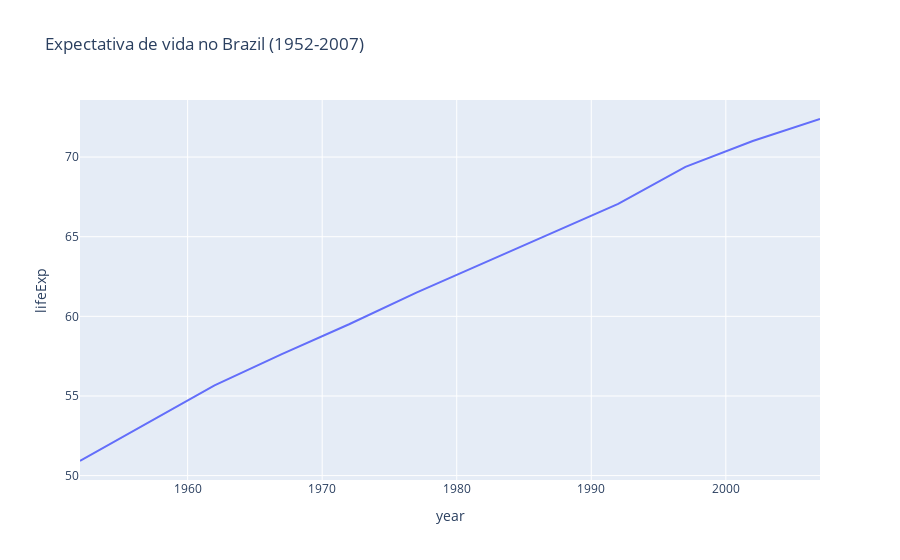

The cell this chart's notebook holds for it:
### Code cell
fig.show()

### Figure 1 — Plotly figure (JSON) as saved in the notebook; plotly's stock layout.template omitted (floating-point values rounded to 4 significant figures)
{"data": [{"hovertemplate": "year=%{x}<br>lifeExp=%{y}<extra></extra>", "legendgroup": "", "line": {"color": "#636efa", "dash": "solid"}, "marker": {"symbol": "circle"}, "mode": "lines", "name": "", "orientation": "v", "showlegend": false, "type": "scatter", "x": [1952, 1957, 1962, 1967, 1972, 1977, 1982, 1987, 1992, 1997, 2002, 2007], "xaxis": "x", "y": [50.92, 53.28, 55.66, 57.63, 59.5, 61.49, 63.34, 65.2, 67.06, 69.39, 71.01, 72.39], "yaxis": "y"}], "layout": {"legend": {"tracegroupgap": 0}, "title": {"text": "Expectativa de vida no Brazil (1952-2007)"}, "xaxis": {"anchor": "y", "domain": [0, 1], "title": {"text": "year"}}, "yaxis": {"anchor": "x", "domain": [0, 1], "title": {"text": "lifeExp"}}}}
